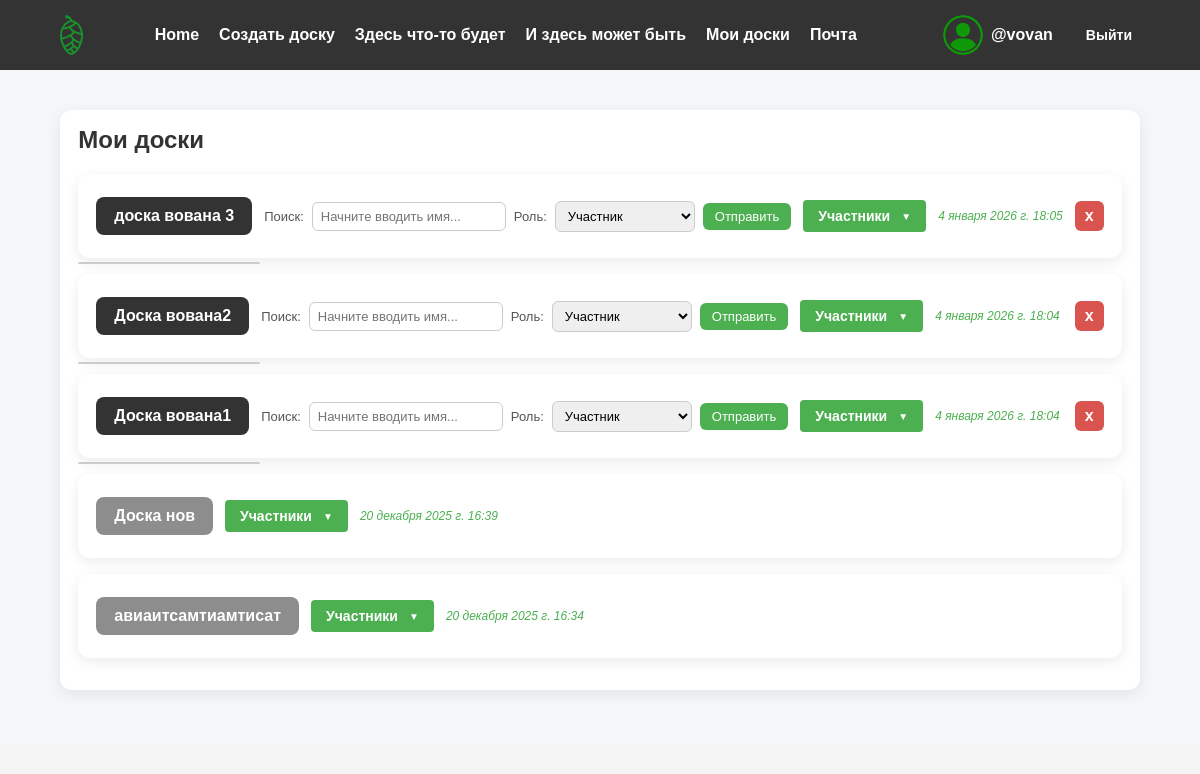
Before: /boards/my-boards/ (signed in) with the older database file.
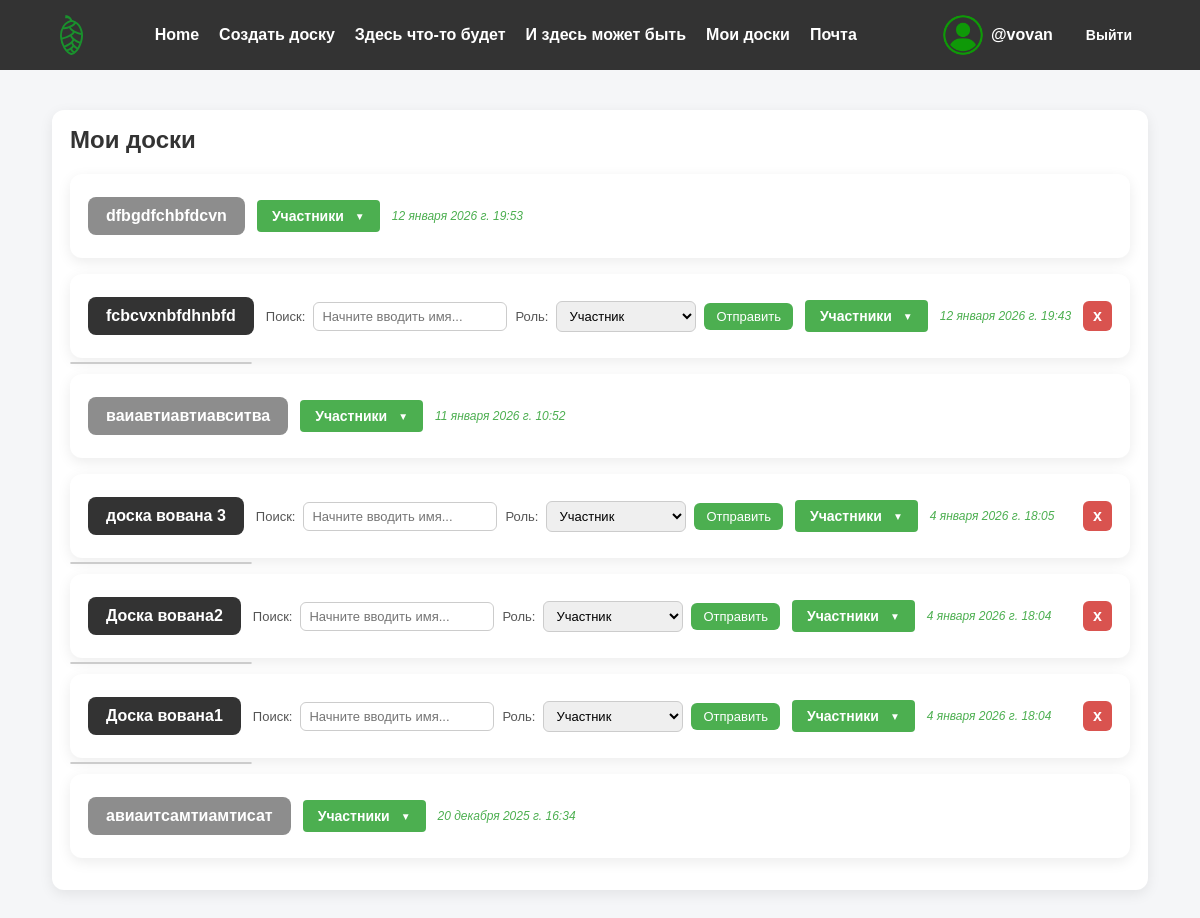
After: the same page with the newer database file.
### boards/models.py (models this page shows, shortened)
class Board(models.Model):
    owner = models.ForeignKey(User, on_delete=models.CASCADE)
    title = models.CharField(max_length=200, blank=True)
    created = models.DateTimeField(auto_now_add=True)
    updated = models.DateTimeField(auto_now=True)
    hidden = models.BooleanField(default=True)
    members = models.ManyToManyField(User, related_name='shared_boards', blank=True)

### boards/view_parts/boards.py (the view)
# urls.py: path('my-boards/', views.my_boards, name='my-boards'),
@login_required(login_url='login')
def my_boards(request):
    user = request.user
    owned_boards = Board.objects.filter(owner=user)
    permitted_boards = Board.objects.filter(
        boardpermit__user=user
    ).exclude(owner=user)
    boards = (owned_boards | permitted_boards).order_by('-created').distinct()
    context = {
        'boards': boards.distinct()
    }
    return render(request, 'boards/my-boards.html', context)

### boards/templates/boards/my-boards.html (shortened to what this page needs)
{% extends 'base.html' %}
{% load static %}
{% block profile %}
<link rel="stylesheet" href="{% static 'styles/my-boards.css' %}"/>
{% endblock %}
{% block content %}
<main>
    <div class="board-container" data-board-id="{{ board.id }}">
        <div class="boards">
            <h2>Мои доски</h2>
            {% for board in boards %}
            <div class="board-container"
                 data-board-id="{{ board.id }}"
                 data-board-owner-id="{{ board.owner.id }}">
                <a href="{% url 'boards-page' board.id %}"
                   class="board-title"
                   style="{% if request.user != board.owner %}background-color: #8d8d8d{% endif %}"
                >{{board.title}}</a>
                <div class="{% if request.user != board.owner %}hidden{% endif %}">
                    <form
                        method="post"
                        class="email-compose"
                        data-board-id="{{ board.id }}"
                        data-search-url="{% url 'search-users-for-board' %}"
                        action="{% url 'add-board-member' board.id %}"
                    >
                    <label for="recipient-{{ board.id }}">Поиск:</label>
                    <input
                            type="text"
                            id="recipient-{{ board.id }}"
                            autocomplete="off"
                            placeholder="Начните вводить имя..."
                            required
                    />
                    <div id="suggestions-{{ board.id }}" class="suggestions"></div>
                    <label for="role-{{ board.id }}">Роль:</label>
                    <select name="role" id="role-{{ board.id }}" required>
                        <option value="member">Участник</option>
                    </select>
                    <button type="submit" class="btn compose">Отправить</button>
                </form>
                </div>
                <button type="button"
                        class="toggle-users"
                        data-board-id="{{ board.id }}"
                        data-current-user-id="{{ request.user.id }}">
                    Участники <span class="arrow">▼</span>
                </button>
                <div class="board-created">{{ board.created }}</div>
                <div class="permit {% if request.user != board.owner %}hidden{% endif %}">
                    <form
                            method="post"
                            action="{% url 'delete_board' board.id %}"
                            style="display: inline"
                            class="delete-board"
                    >
                        <button type="submit" class="delete-board">x</button>
                    </form>
                </div>
            </div>
            {% endfor %}
        </div>
    </div>
</main>
{% endblock %}

Changed rows visible on the page:
removed Board: title "Доска нов", created "20 декабря 2025 г. 16:39"
added Board: title "dfbgdfchbfdcvn", created "12 января 2026 г. 19:53"
added Board: title "fcbcvxnbfdhnbfd", role "Участник", created "12 января 2026 г. 19:43"
now on this page (row unchanged): Board: title "ваиавтиавтиавситва", created "11 января 2026 г. 10:52"
